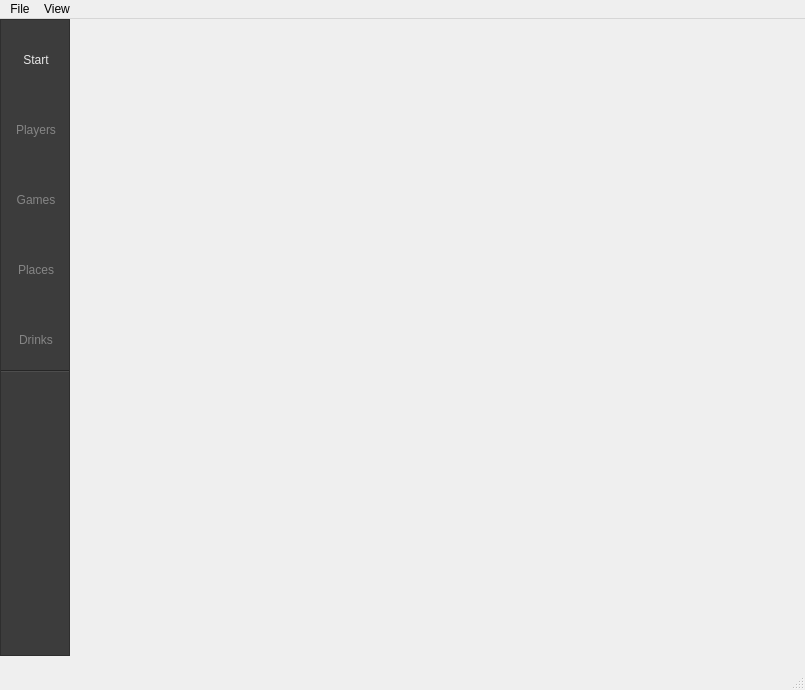
<?xml version="1.0" encoding="UTF-8"?>
<ui version="4.0">
 <class>MainWindow</class>
 <widget class="QMainWindow" name="MainWindow">
  <property name="geometry">
   <rect>
    <x>0</x>
    <y>0</y>
    <width>805</width>
    <height>690</height>
   </rect>
  </property>
  <property name="windowTitle">
   <string/>
  </property>
  <property name="styleSheet">
   <string notr="true">QStatusBar {
background: url(:/statusbar/background.png) repeat-x;
}</string>
  </property>
  <property name="tabShape">
   <enum>QTabWidget::Triangular</enum>
  </property>
  <widget class="QWidget" name="centralWidget">
   <layout class="QHBoxLayout" name="horizontalLayout">
    <property name="spacing">
     <number>0</number>
    </property>
    <property name="leftMargin">
     <number>0</number>
    </property>
    <property name="topMargin">
     <number>0</number>
    </property>
    <property name="rightMargin">
     <number>0</number>
    </property>
    <property name="bottomMargin">
     <number>0</number>
    </property>
    <item>
     <widget class="QFrame" name="sidebar">
      <property name="minimumSize">
       <size>
        <width>70</width>
        <height>0</height>
       </size>
      </property>
      <property name="maximumSize">
       <size>
        <width>70</width>
        <height>16777215</height>
       </size>
      </property>
      <property name="styleSheet">
       <string notr="true">
QWidget#sidebar { 
background-color: rgb(60,60,60);
border-right: 1px solid rgb(16,16,16);
}
QToolButton {
padding-top: 10px;
border: none;
color: rgba(133,133,133, 255);
background-image: url(:/sidebar/button_background_nc);
}
QToolButton:pressed {
color: rgba(200,200,200, 255);
background-image: url(:/sidebar/button_background_p);
}
QToolButton:checked, QToolButton:checked:pressed {
color: rgba(230,230,230, 255);
background-image: url(:/sidebar/button_background_c);
}
QWidget#separator {
border-top: 1px solid rgb(38,38,38);
border-bottom: 1px solid rgb(77,77,77);
}</string>
      </property>
      <property name="frameShape">
       <enum>QFrame::StyledPanel</enum>
      </property>
      <layout class="QVBoxLayout" name="verticalLayout_2">
       <property name="spacing">
        <number>0</number>
       </property>
       <property name="leftMargin">
        <number>0</number>
       </property>
       <property name="topMargin">
        <number>0</number>
       </property>
       <property name="rightMargin">
        <number>0</number>
       </property>
       <property name="bottomMargin">
        <number>0</number>
       </property>
       <item>
        <widget class="QToolButton" name="toolButtonStart">
         <property name="minimumSize">
          <size>
           <width>70</width>
           <height>70</height>
          </size>
         </property>
         <property name="maximumSize">
          <size>
           <width>70</width>
           <height>70</height>
          </size>
         </property>
         <property name="text">
          <string>Start</string>
         </property>
         <property name="checkable">
          <bool>true</bool>
         </property>
         <property name="checked">
          <bool>true</bool>
         </property>
        </widget>
       </item>
       <item>
        <widget class="QToolButton" name="toolButtonPlayers">
         <property name="enabled">
          <bool>true</bool>
         </property>
         <property name="sizePolicy">
          <sizepolicy hsizetype="Expanding" vsizetype="Fixed">
           <horstretch>0</horstretch>
           <verstretch>0</verstretch>
          </sizepolicy>
         </property>
         <property name="minimumSize">
          <size>
           <width>70</width>
           <height>70</height>
          </size>
         </property>
         <property name="maximumSize">
          <size>
           <width>70</width>
           <height>70</height>
          </size>
         </property>
         <property name="text">
          <string>Players</string>
         </property>
         <property name="icon">
          <iconset resource="../resource/sidebar/sidebar.qrc">
           <normaloff>:/sidebar/players_c.png</normaloff>
           <disabledoff>:/sidebar/players_nc.png</disabledoff>
           <selectedoff>:/sidebar/players_nc.png</selectedoff>:/sidebar/players_c.png</iconset>
         </property>
         <property name="iconSize">
          <size>
           <width>32</width>
           <height>32</height>
          </size>
         </property>
         <property name="checkable">
          <bool>true</bool>
         </property>
         <property name="checked">
          <bool>false</bool>
         </property>
         <property name="toolButtonStyle">
          <enum>Qt::ToolButtonTextUnderIcon</enum>
         </property>
        </widget>
       </item>
       <item>
        <widget class="QToolButton" name="toolButtonGames">
         <property name="sizePolicy">
          <sizepolicy hsizetype="Expanding" vsizetype="Fixed">
           <horstretch>0</horstretch>
           <verstretch>0</verstretch>
          </sizepolicy>
         </property>
         <property name="minimumSize">
          <size>
           <width>70</width>
           <height>70</height>
          </size>
         </property>
         <property name="maximumSize">
          <size>
           <width>70</width>
           <height>70</height>
          </size>
         </property>
         <property name="text">
          <string>Games</string>
         </property>
         <property name="icon">
          <iconset resource="../resource/sidebar/sidebar.qrc">
           <normaloff>:/sidebar/games_c.png</normaloff>
           <disabledoff>:/sidebar/games_nc.png</disabledoff>
           <selectedoff>:/sidebar/games_nc.png</selectedoff>:/sidebar/games_c.png</iconset>
         </property>
         <property name="iconSize">
          <size>
           <width>40</width>
           <height>40</height>
          </size>
         </property>
         <property name="checkable">
          <bool>true</bool>
         </property>
         <property name="toolButtonStyle">
          <enum>Qt::ToolButtonTextUnderIcon</enum>
         </property>
        </widget>
       </item>
       <item>
        <widget class="QToolButton" name="toolButtonPlaces">
         <property name="sizePolicy">
          <sizepolicy hsizetype="MinimumExpanding" vsizetype="Fixed">
           <horstretch>0</horstretch>
           <verstretch>0</verstretch>
          </sizepolicy>
         </property>
         <property name="minimumSize">
          <size>
           <width>70</width>
           <height>70</height>
          </size>
         </property>
         <property name="maximumSize">
          <size>
           <width>70</width>
           <height>70</height>
          </size>
         </property>
         <property name="text">
          <string>Places</string>
         </property>
         <property name="icon">
          <iconset resource="../resource/sidebar/sidebar.qrc">
           <normaloff>:/sidebar/places_c.png</normaloff>:/sidebar/places_c.png</iconset>
         </property>
         <property name="iconSize">
          <size>
           <width>40</width>
           <height>40</height>
          </size>
         </property>
         <property name="checkable">
          <bool>true</bool>
         </property>
         <property name="toolButtonStyle">
          <enum>Qt::ToolButtonTextUnderIcon</enum>
         </property>
        </widget>
       </item>
       <item>
        <widget class="QToolButton" name="toolButtonDrinks">
         <property name="sizePolicy">
          <sizepolicy hsizetype="Expanding" vsizetype="Fixed">
           <horstretch>0</horstretch>
           <verstretch>0</verstretch>
          </sizepolicy>
         </property>
         <property name="minimumSize">
          <size>
           <width>70</width>
           <height>70</height>
          </size>
         </property>
         <property name="maximumSize">
          <size>
           <width>70</width>
           <height>70</height>
          </size>
         </property>
         <property name="text">
          <string>Drinks</string>
         </property>
         <property name="icon">
          <iconset resource="../resource/sidebar/sidebar.qrc">
           <normaloff>:/sidebar/drink_c.png</normaloff>:/sidebar/drink_c.png</iconset>
         </property>
         <property name="iconSize">
          <size>
           <width>40</width>
           <height>40</height>
          </size>
         </property>
         <property name="checkable">
          <bool>true</bool>
         </property>
         <property name="toolButtonStyle">
          <enum>Qt::ToolButtonTextUnderIcon</enum>
         </property>
        </widget>
       </item>
       <item>
        <widget class="QFrame" name="separator">
         <property name="minimumSize">
          <size>
           <width>0</width>
           <height>2</height>
          </size>
         </property>
         <property name="maximumSize">
          <size>
           <width>16777215</width>
           <height>2</height>
          </size>
         </property>
         <property name="frameShape">
          <enum>QFrame::StyledPanel</enum>
         </property>
         <property name="frameShadow">
          <enum>QFrame::Raised</enum>
         </property>
        </widget>
       </item>
       <item>
        <spacer name="verticalSpacer">
         <property name="orientation">
          <enum>Qt::Vertical</enum>
         </property>
         <property name="sizeHint" stdset="0">
          <size>
           <width>20</width>
           <height>40</height>
          </size>
         </property>
        </spacer>
       </item>
      </layout>
     </widget>
    </item>
    <item>
     <widget class="QStackedWidget" name="stackedWidget">
      <widget class="StartWidget" name="pageStart"/>
      <widget class="QWidget" name="pagePlayers">
       <layout class="QVBoxLayout" name="verticalLayout_3">
        <property name="spacing">
         <number>0</number>
        </property>
        <property name="leftMargin">
         <number>0</number>
        </property>
        <property name="topMargin">
         <number>0</number>
        </property>
        <property name="rightMargin">
         <number>0</number>
        </property>
        <property name="bottomMargin">
         <number>0</number>
        </property>
        <item>
         <widget class="QTreeView" name="treeViewPlayers">
          <property name="contextMenuPolicy">
           <enum>Qt::ActionsContextMenu</enum>
          </property>
          <property name="frameShape">
           <enum>QFrame::NoFrame</enum>
          </property>
          <property name="frameShadow">
           <enum>QFrame::Plain</enum>
          </property>
          <property name="rootIsDecorated">
           <bool>false</bool>
          </property>
          <property name="sortingEnabled">
           <bool>true</bool>
          </property>
         </widget>
        </item>
       </layout>
      </widget>
      <widget class="QWidget" name="pageGames">
       <layout class="QVBoxLayout" name="verticalLayout_4">
        <property name="spacing">
         <number>0</number>
        </property>
        <property name="leftMargin">
         <number>0</number>
        </property>
        <property name="topMargin">
         <number>0</number>
        </property>
        <property name="rightMargin">
         <number>0</number>
        </property>
        <property name="bottomMargin">
         <number>0</number>
        </property>
        <item>
         <widget class="QTreeView" name="treeViewGames">
          <property name="frameShape">
           <enum>QFrame::NoFrame</enum>
          </property>
          <property name="rootIsDecorated">
           <bool>false</bool>
          </property>
          <property name="sortingEnabled">
           <bool>true</bool>
          </property>
         </widget>
        </item>
       </layout>
      </widget>
      <widget class="QWidget" name="pagePlaces">
       <layout class="QVBoxLayout" name="verticalLayout_5">
        <property name="spacing">
         <number>0</number>
        </property>
        <property name="leftMargin">
         <number>0</number>
        </property>
        <property name="topMargin">
         <number>0</number>
        </property>
        <property name="rightMargin">
         <number>0</number>
        </property>
        <property name="bottomMargin">
         <number>0</number>
        </property>
        <item>
         <widget class="QTreeView" name="treeViewPlaces">
          <property name="frameShape">
           <enum>QFrame::NoFrame</enum>
          </property>
          <property name="rootIsDecorated">
           <bool>false</bool>
          </property>
          <property name="sortingEnabled">
           <bool>true</bool>
          </property>
         </widget>
        </item>
       </layout>
      </widget>
      <widget class="QWidget" name="pageDrinks">
       <layout class="QVBoxLayout" name="verticalLayout_6">
        <property name="spacing">
         <number>0</number>
        </property>
        <property name="leftMargin">
         <number>0</number>
        </property>
        <property name="topMargin">
         <number>0</number>
        </property>
        <property name="rightMargin">
         <number>0</number>
        </property>
        <property name="bottomMargin">
         <number>0</number>
        </property>
        <item>
         <widget class="QTreeView" name="treeViewDrinks">
          <property name="contextMenuPolicy">
           <enum>Qt::ActionsContextMenu</enum>
          </property>
          <property name="frameShape">
           <enum>QFrame::NoFrame</enum>
          </property>
          <property name="rootIsDecorated">
           <bool>false</bool>
          </property>
          <property name="sortingEnabled">
           <bool>true</bool>
          </property>
         </widget>
        </item>
       </layout>
      </widget>
     </widget>
    </item>
   </layout>
  </widget>
  <widget class="QStatusBar" name="statusBar">
   <property name="minimumSize">
    <size>
     <width>0</width>
     <height>34</height>
    </size>
   </property>
  </widget>
  <widget class="QMenuBar" name="menuBar">
   <property name="geometry">
    <rect>
     <x>0</x>
     <y>0</y>
     <width>805</width>
     <height>22</height>
    </rect>
   </property>
   <widget class="QMenu" name="menuView">
    <property name="title">
     <string>View</string>
    </property>
    <addaction name="actionStart"/>
    <addaction name="actionPlayers"/>
    <addaction name="actionGames"/>
    <addaction name="actionPlaces"/>
    <addaction name="actionDrinks"/>
   </widget>
   <widget class="QMenu" name="menuFile">
    <property name="title">
     <string>File</string>
    </property>
    <addaction name="actionNew_Game"/>
    <addaction name="actionNew_League"/>
    <addaction name="actionInformation"/>
    <addaction name="separator"/>
    <addaction name="actionOpen_library"/>
    <addaction name="actionClose"/>
   </widget>
   <addaction name="menuFile"/>
   <addaction name="menuView"/>
  </widget>
  <action name="actionPlayers">
   <property name="checkable">
    <bool>true</bool>
   </property>
   <property name="icon">
    <iconset resource="../resource/sidebar/sidebar.qrc">
     <normaloff>:/sidebar/players_nc.png</normaloff>
     <normalon>:/sidebar/players_c.png</normalon>
     <disabledoff>:/sidebar/players_nc.png</disabledoff>:/sidebar/players_nc.png</iconset>
   </property>
   <property name="text">
    <string>Players</string>
   </property>
   <property name="shortcut">
    <string>Ctrl+1</string>
   </property>
  </action>
  <action name="actionGames">
   <property name="checkable">
    <bool>true</bool>
   </property>
   <property name="icon">
    <iconset resource="../resource/sidebar/sidebar.qrc">
     <normaloff>:/sidebar/games_nc.png</normaloff>
     <normalon>:/sidebar/games_c.png</normalon>
     <disabledoff>:/sidebar/games_nc.png</disabledoff>:/sidebar/games_nc.png</iconset>
   </property>
   <property name="text">
    <string>Games</string>
   </property>
   <property name="shortcut">
    <string>Ctrl+2</string>
   </property>
  </action>
  <action name="actionPlaces">
   <property name="checkable">
    <bool>true</bool>
   </property>
   <property name="icon">
    <iconset resource="../resource/sidebar/sidebar.qrc">
     <normaloff>:/sidebar/places_nc.png</normaloff>
     <normalon>:/sidebar/places_c.png</normalon>:/sidebar/places_nc.png</iconset>
   </property>
   <property name="text">
    <string>Places</string>
   </property>
   <property name="shortcut">
    <string>Ctrl+3</string>
   </property>
  </action>
  <action name="actionDrinks">
   <property name="checkable">
    <bool>true</bool>
   </property>
   <property name="icon">
    <iconset resource="../resource/sidebar/sidebar.qrc">
     <normaloff>:/sidebar/drink_nc.png</normaloff>
     <normalon>:/sidebar/drink_c.png</normalon>
     <disabledoff>:/sidebar/drink_nc.png</disabledoff>:/sidebar/drink_nc.png</iconset>
   </property>
   <property name="text">
    <string>Drinks</string>
   </property>
   <property name="shortcut">
    <string>Ctrl+4</string>
   </property>
  </action>
  <action name="actionInformation">
   <property name="text">
    <string>Information</string>
   </property>
   <property name="shortcut">
    <string>Ctrl+I</string>
   </property>
  </action>
  <action name="actionPlayerInformation">
   <property name="text">
    <string>Information</string>
   </property>
  </action>
  <action name="actionDrinkInformation">
   <property name="text">
    <string>Information</string>
   </property>
  </action>
  <action name="actionNew_Game">
   <property name="text">
    <string>New Game...</string>
   </property>
   <property name="shortcut">
    <string>Ctrl+N</string>
   </property>
  </action>
  <action name="actionOpen_library">
   <property name="text">
    <string>Open Library...</string>
   </property>
   <property name="shortcut">
    <string>Ctrl+O</string>
   </property>
  </action>
  <action name="actionClose">
   <property name="text">
    <string>Close</string>
   </property>
   <property name="shortcut">
    <string>Ctrl+W</string>
   </property>
  </action>
  <action name="actionStart">
   <property name="checkable">
    <bool>true</bool>
   </property>
   <property name="checked">
    <bool>true</bool>
   </property>
   <property name="text">
    <string>Start</string>
   </property>
   <property name="shortcut">
    <string>Ctrl+0</string>
   </property>
  </action>
  <action name="actionNew_League">
   <property name="text">
    <string>New League</string>
   </property>
   <property name="shortcut">
    <string>Ctrl+L</string>
   </property>
  </action>
 </widget>
 <layoutdefault spacing="6" margin="11"/>
 <customwidgets>
  <customwidget>
   <class>StartWidget</class>
   <extends>QWidget</extends>
   <header location="global">ui/widgets/startwidget.h</header>
   <container>1</container>
  </customwidget>
 </customwidgets>
 <resources>
  <include location="../resource/sidebar/sidebar.qrc"/>
 </resources>
 <connections/>
</ui>
